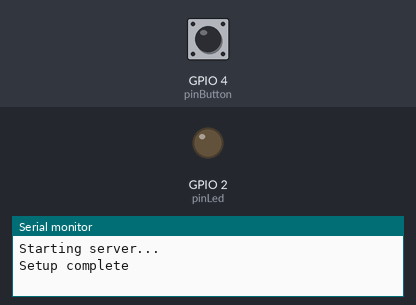
Bench run of a program on a simulated ESP32. On the bench: output pins drawn as LEDs (lit = HIGH), the last lines printed to the serial monitor. Inputs (shaded band) come from the test bench; at power-on: GPIO 4 (pinButton) HIGH.

Above: at 1.2 s.
1.3 s: GPIO 4 (pinButton) pulled LOW for 0.15 s
At 1.7 s:
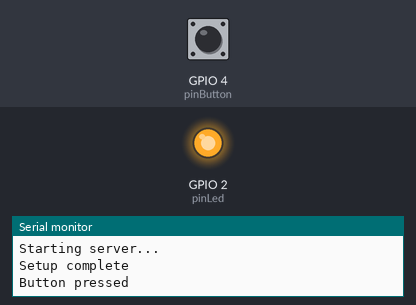
3.3 s: GPIO 4 (pinButton) pulled LOW for 3.2 s
At 7.5 s:
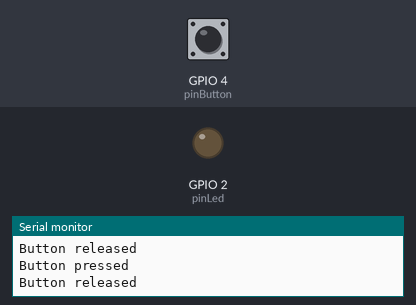
Timing chart, 0 to 9.0 s (numbered marks = the images above; inputs shaded):
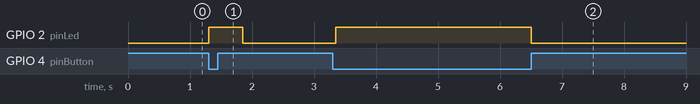

Measured:
- after the input at 1.3 s, GPIO 2 (pinLed): LOW → HIGH at once, → LOW 0.55 s later
- after the input at 3.3 s, GPIO 2 (pinLed): LOW → HIGH after 0.05 s, → LOW 3.2 s later

The program:

main.cpp
```cpp
#include <Arduino.h>
#include <RCSwitch.h>

#define pinButton 4
#define pinLed 2
#define pinTransmitter 13

RCSwitch mySwitch = RCSwitch();

int code = 0;
bool isButtonPressed = false;

void setup() {
    Serial.begin(115200);
    Serial.println("Starting server...");

    pinMode(pinButton, INPUT_PULLUP);
    pinMode(pinLed, OUTPUT);

    mySwitch.enableTransmit(pinTransmitter);

    Serial.println("Setup complete");
}

void loop() {
    bool digitalReadButton = !digitalRead(pinButton);

    if (digitalReadButton == HIGH && !isButtonPressed) {
        isButtonPressed = true;

        Serial.println("Button pressed");
        digitalWrite(pinLed, HIGH);

        code++;
        mySwitch.send(code, 24);

    } else if (digitalReadButton == LOW && isButtonPressed) {
        isButtonPressed = false;

        Serial.println("Button released");
        digitalWrite(pinLed, LOW);
    }

    delay(100);
}
```
